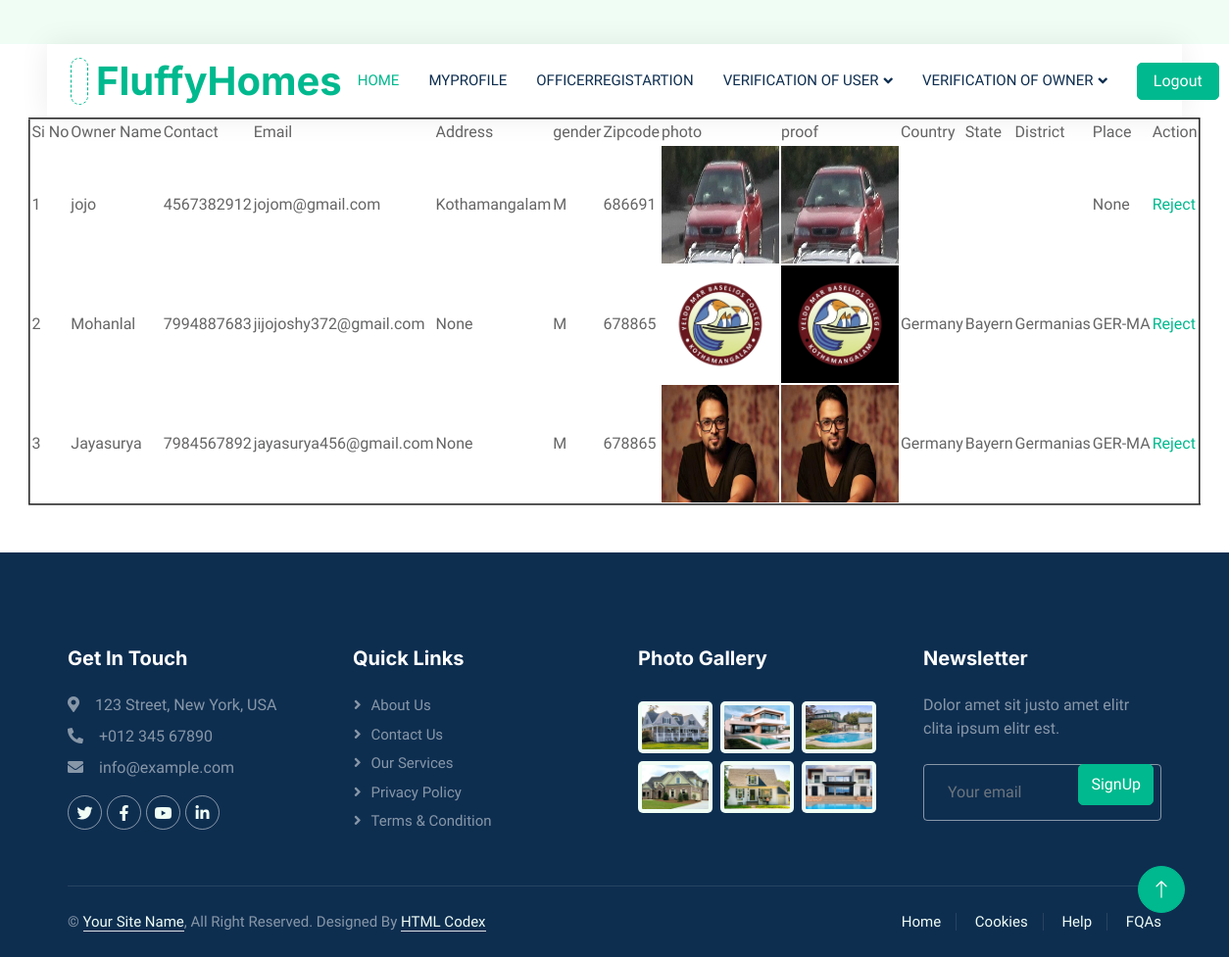
/sadmin/usracptd/ (signed in), run on the app's committed database.
### guest/models.py (models this page shows)
class User(models.Model):
    user_name=models.CharField(max_length=50)
    user_contact=models.CharField(max_length=50)
    user_email=models.EmailField(unique=True)
    user_gender=models.CharField(max_length=50)
    user_address=models.TextField(null=True)
    user_zipcode=models.CharField(max_length=50)
    user_photo=models.FileField(upload_to='userdocs/')
    user_proof=models.FileField(upload_to='userdocs/')
    user_pwd=models.CharField(max_length=50,unique=True)
    user_doj=models.DateField(auto_now=True)
    user_vsts=models.IntegerField(default=0)
    user_place=models.ForeignKey(Place,on_delete=models.SET_NULL,null=True)

### Admin/models.py (models this page shows)
class Place(models.Model):
    place_name=models.CharField(max_length=50)
    district=models.ForeignKey(District,on_delete=models.SET_NULL,null=True)
    def __str__(self):
        return self.place_name

class District(models.Model):
    district_name=models.CharField(max_length=50)
    state=models.ForeignKey(State,on_delete=models.SET_NULL,null=True)
    def __str__(self):
        return self.district_name

class State(models.Model):
    state_name=models.CharField(max_length=50)
    country=models.ForeignKey(Country,on_delete=models.SET_NULL,null=True)
    def __str__(self):
        return self.state_name

class Country(models.Model):
    country_name=models.CharField(max_length=50)
    def __str__(self):
        return self.country_name

### Subadmin/views.py (the view)
# urls.py: path('usracptd/',views.usraccpt,name="useraccepted"),
def usraccpt(request):
    if 'sid' in request.session:
        usr=User.objects.filter(user_vsts=3)
        return render(request,"Subadmin/UserAccepted.html",{'USR':usr})
    else:
        return redirect("webguest:Login")

### Subadmin/Templates/Subadmin/UserAccepted.html (shortened to what this page needs)
{% extends 'Subadmin/Head.html' %}
{% load static %}
{% block content %}
<!DOCTYPE html>
<html lang="en">
<head>
</head>
<body>
    <form action="" method="post">
        <table align="center" border="2">
            <tr>
                <td>Si No</td>
                <td>Owner Name</td>
                <td>Contact</td>
                <td>Email</td>
                <td>Address</td>
                <td>gender</td>
                <td>Zipcode</td>
                <td>photo</td>
                <td>proof</td>
                <td>Country</td>
                <td>State</td>
                <td>District</td>
                <td>Place</td>
                <td>Action</td>
            </tr>
            {% for i in USR %}
            <tr>
                <td>{{forloop.counter}}</td>
                <td>{{i.user_name}}</td>
                <td>{{i.user_contact}}</td>
                <td>{{i.user_email}}</td>
                <td>{{i.user_address}}</td>
                <td>{{i.user_gender}}</td>
                <td>{{i.user_zipcode}}</td>
                <td><img src="{{i.user_photo.url}}" alt="img" width="120px" height="120px" ></td>
                <td><img src="{{i.user_proof.url}}" alt="img" width="120px" height="120px" ></td>
                <td>{{i.user_place.district.state.country}}</td>
                <td>{{i.user_place.district.state}}</td>
                <td>{{i.user_place.district}}</td>
                <td>{{i.user_place}}</td>
                <td><a href="{% url 'subadmin:user_Reject' i.id %}">Reject</a></td>
            </tr>
            {% endfor %}
    </table>
 </form>
</body>
</html>
            {% endblock content %}

### guest/static/Main/css/style.css (style rules this page uses)
:root { --primary: #00B98E; --secondary: #FF6922; --light: #EFFDF5; --dark: #0E2E50; }

### data on the page
User: user_name "jojo", user_contact "4567382912", user_email "jojom@gmail.com", user_address "Kothamangalam", user_gender "M", user_zipcode "686691", user_photo (picture), user_proof (picture), user_place "None"
User: user_name "Mohanlal", user_contact "7994887683", user_email "jijojoshy372@gmail.com", user_address "None", user_gender "M", user_zipcode "678865", user_photo (picture), user_proof (picture), user_place.district.state.country "Germany", user_place.district.state "Bayern", user_place.district "Germanias", user_place "GER-MA"
User: user_name "Jayasurya", user_contact "7984567892", user_email "jayasurya456@gmail.com", user_address "None", user_gender "M", user_zipcode "678865", user_photo (picture), user_proof (picture), user_place.district.state.country "Germany", user_place.district.state "Bayern", user_place.district "Germanias", user_place "GER-MA"
